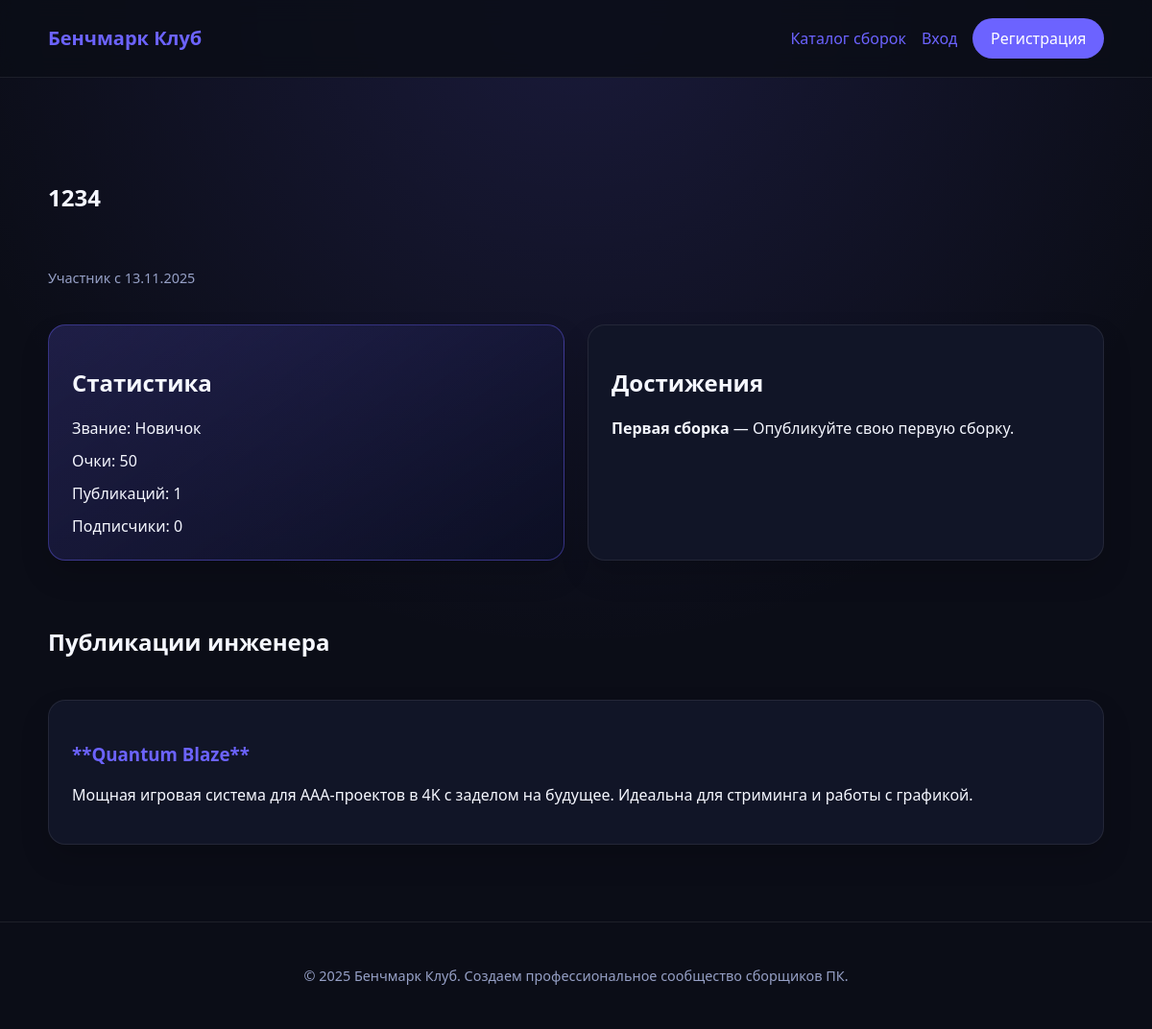
The page /experts/2 on the database its author committed.
### app/models.py (models this page shows, shortened)
class User(UserMixin, db.Model):
    __tablename__ = "users"
    id = db.Column(db.Integer, primary_key=True)
    phone_number = db.Column(db.String(20), unique=True, nullable=False, index=True)
    display_name = db.Column(db.String(80), nullable=False)
    email = db.Column(db.String(120), unique=True)
    password_hash = db.Column(db.String(255), nullable=False)
    role = db.Column(db.Enum(Role), default=Role.MEMBER, nullable=False)
    bio = db.Column(db.Text)
    created_at = db.Column(db.DateTime, default=datetime.utcnow, nullable=False)
    builds = db.relationship("Build", back_populates="author", cascade="all,delete")
    comments = db.relationship(
        "BuildComment", back_populates="author", cascade="all,delete"
    )
    ratings = db.relationship(
        "BuildRating", back_populates="reviewer", cascade="all,delete"
    )
    achievements = db.relationship(
        "UserAchievement", back_populates="user", cascade="all,delete"
    )
    subscriptions = db.relationship(
        "Subscription",
        foreign_keys="Subscription.follower_id",
        back_populates="follower",
        cascade="all,delete",
    )
    followers = db.relationship(
        "Subscription",
        foreign_keys="Subscription.followed_id",
        back_populates="followed",
        cascade="all,delete",
    )
    benchmarks = db.relationship(
        "BenchmarkResult", back_populates="user", cascade="all,delete"
    )

class UserAchievement(db.Model):
    __tablename__ = "user_achievements"
    id = db.Column(db.Integer, primary_key=True)
    awarded_at = db.Column(db.DateTime, default=datetime.utcnow, nullable=False)
    user_id = db.Column(db.Integer, db.ForeignKey("users.id"), nullable=False)
    achievement_id = db.Column(
        db.Integer, db.ForeignKey("achievements.id"), nullable=False
    )
    user = db.relationship("User", back_populates="achievements")
    achievement = db.relationship("Achievement", back_populates="user_achievements")
    __table_args__ = (
        db.UniqueConstraint(
            "user_id",
            "achievement_id",
            name="uniq_user_achievement",
        ),
    )

class Achievement(db.Model):
    __tablename__ = "achievements"
    id = db.Column(db.Integer, primary_key=True)
    code = db.Column(db.String(50), unique=True, nullable=False)
    name = db.Column(db.String(120), nullable=False)
    description = db.Column(db.Text, nullable=False)
    points = db.Column(db.Integer, default=0, nullable=False)
    user_achievements = db.relationship(
        "UserAchievement",
        back_populates="achievement",
        cascade="all,delete-orphan",
    )

class Build(db.Model):
    __tablename__ = "builds"
    id = db.Column(db.Integer, primary_key=True)
    title = db.Column(db.String(120), nullable=False)
    description = db.Column(db.Text, nullable=False)
    hardware_summary = db.Column(db.Text, nullable=False)
    is_published = db.Column(db.Boolean, default=False, nullable=False)
    is_anonymous = db.Column(db.Boolean, default=False, nullable=False)
    cover_image = db.Column(db.String(255))
    created_at = db.Column(db.DateTime, default=datetime.utcnow, nullable=False)
    updated_at = db.Column(
        db.DateTime, default=datetime.utcnow, onupdate=datetime.utcnow
    )
    author_id = db.Column(db.Integer, db.ForeignKey("users.id"), nullable=False)
    author = db.relationship("User", back_populates="builds")
    tags = db.relationship("Tag", secondary=build_tags, back_populates="builds")
    comments = db.relationship(
        "BuildComment", back_populates="build", cascade="all,delete-orphan"
    )
    ratings = db.relationship(
        "BuildRating", back_populates="build", cascade="all,delete-orphan"
    )
    components = db.relationship(
        "BuildComponent", back_populates="build", cascade="all,delete-orphan"
    )
    benchmarks = db.relationship(
        "BenchmarkResult", back_populates="build", cascade="all,delete-orphan"
    )

### app/routes.py (the view)
@main_bp.route("/experts/<int:user_id>")
def expert_profile(user_id: int):
    user = User.query.get_or_404(user_id)
    published_builds = (
        Build.query.filter_by(author_id=user.id, is_published=True)
        .order_by(Build.created_at.desc())
        .all()
    )
    profile = get_gamification_profile(user)
    return render_template(
        "dashboard/expert_profile.html",
        expert=user,
        builds=published_builds,
        profile=profile,
    )

### app/__init__.py (called while the page is built)
def _register_context_processors(app: Flask) -> None:
    @app.context_processor
    def inject_globals():
        return {"current_year": datetime.utcnow().year}

### app/utils.py (called while the page is built)
def get_gamification_profile(user: User) -> GamificationProfile:
    points = sum(ua.achievement.points for ua in user.achievements)
    total_builds = Build.query.filter_by(author_id=user.id).count()
    published_builds = Build.query.filter_by(
        author_id=user.id, is_published=True
    ).count()
    followers = Subscription.query.filter_by(followed_id=user.id).count()
    following = Subscription.query.filter_by(follower_id=user.id).count()
    title = _determine_title(points, published_builds, followers)
    return GamificationProfile(
        title=title,
        points=points,
        total_builds=total_builds,
        published_builds=published_builds,
        followers=followers,
        following=following,
    )

def _determine_title(points: int, published: int, followers: int) -> str:
    if points >= 500 or (published >= 10 and followers >= 20):
        return "Легенда сборок"
    if points >= 250 or (published >= 5 and followers >= 10):
        return "Оверклокер"
    if points >= 100 or (published >= 2 and followers >= 5):
        return "Мастер сборки"
    if points >= 50 or published >= 1:
        return "Новичок"
    return "Наблюдатель"

### app/templates/dashboard/expert_profile.html (shortened to what this page needs)
{% extends "base.html" %}
{% block content %}
  <section class="grid">
    <h1>{{ expert.display_name }}</h1>
    <p class="card__meta">Участник с {{ expert.created_at.strftime('%d.%m.%Y') }}</p>
    <div class="cards-grid two-cols">
      <article class="card highlight">
        <h2>Статистика</h2>
        <ul class="stat-list">
          <li>Звание: {{ profile.title }}</li>
          <li>Очки: {{ profile.points }}</li>
          <li>Публикаций: {{ profile.published_builds }}</li>
          <li>Подписчики: {{ profile.followers }}</li>
        </ul>
      </article>
      <article class="card">
        <h2>Достижения</h2>
        <ul class="achievement-list">
          {% for item in expert.achievements %}
            <li><strong>{{ item.achievement.name }}</strong> — {{ item.achievement.description }}</li>
          {% else %}
            <li>Пока без достижений.</li>
          {% endfor %}
        </ul>
      </article>
    </div>
  </section>
  <section class="grid">
    <h2>Публикации инженера</h2>
    <div class="cards-grid">
      {% for build in builds %}
        <article class="card">
          <h3><a href="{{ url_for('builds.detail', build_id=build.id) }}">{{ build.title }}</a></h3>
          <p>{{ build.description|truncate(150) }}</p>
        </article>
      {% else %}
        <p>У этого автора пока нет опубликованных сборок.</p>
      {% endfor %}
    </div>
  </section>
{% endblock %}

### app/static/css/styles.css (style rules this page uses)
:root { color-scheme: dark; --bg: #0b0d17; --surface: #111527; --surface-alt: #161b33; --text: #f5f7ff; --muted: #96a0c6; --accent: #6c63ff; --accent-hover: #867dff; --danger: #ff5c8a; --success: #4bd582; --border: rgba(255, 255, 255, 0.08); font-family: "Segoe UI", system-ui, -apple-system, sans-serif; }
body { margin: 0; background: radial-gradient(circle at top, rgba(108, 99, 255, 0.15), transparent 55%), var(--bg); color: var(--text); min-height: 100vh; }
a { color: var(--accent); text-decoration: none; }
.card { background: var(--surface); border: 1px solid var(--border); border-radius: 18px; padding: 1.5rem; box-shadow: 0 15px 30px rgba(0, 0, 0, 0.15); }
.card.highlight { background: linear-gradient(145deg, rgba(108, 99, 255, 0.2), rgba(12, 15, 36, 0.95)); border-color: rgba(108, 99, 255, 0.4); }
.card__meta { color: var(--muted); font-size: 0.9rem; }
.grid { margin-top: 3rem; display: grid; gap: 1.5rem; }
.cards-grid { display: grid; gap: 1.5rem; grid-template-columns: repeat(auto-fit, minmax(260px, 1fr)); }
.cards-grid.two-cols { grid-template-columns: repeat(auto-fit, minmax(320px, 1fr)); }
.achievement-list, .stat-list, .benchmark-list, .comment-list, .leaderboard { list-style: none; padding: 0; margin: 0; display: grid; gap: 0.75rem; }

### rows shown on the page
User: display_name "1234", created_at "13.11.2025"
UserAchievement: achievement.name "Первая сборка", achievement.description "Опубликуйте свою первую сборку."
Build: title "**Quantum Blaze**", description "Мощная игровая система для AAA-проектов в 4K с заделом на будущее. Идеальна для стриминга и работы с графикой."

### other values the page prints
{{ profile.title }} "Новичок"
{{ profile.points }} "50"
{{ profile.published_builds }} "1"
{{ profile.followers }} "0"
